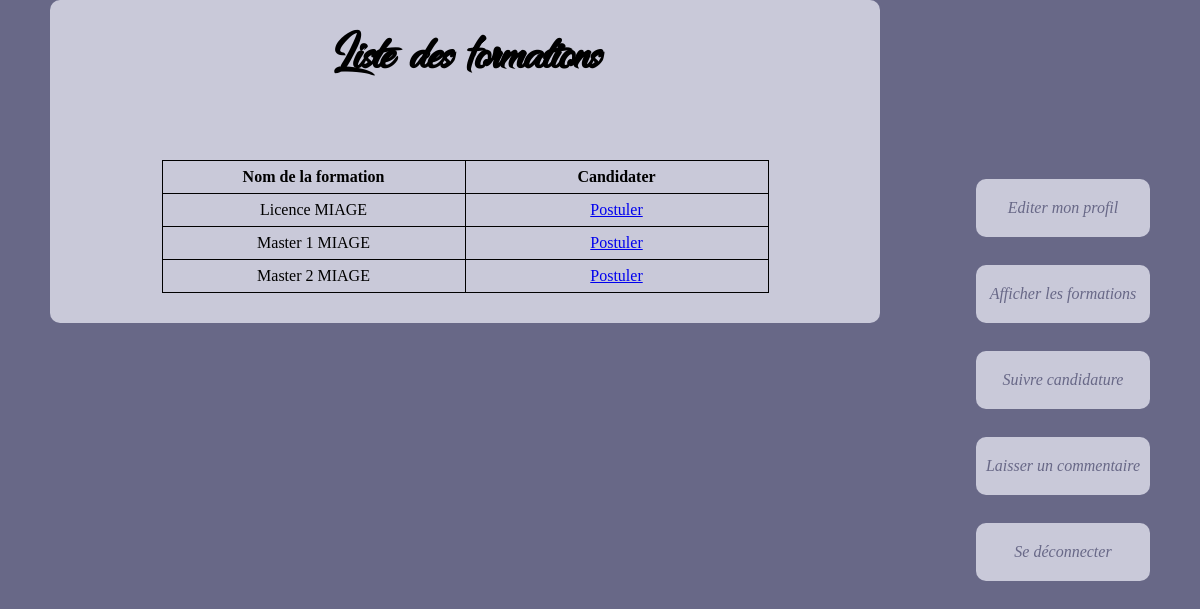
The page /formations.php on the database its author committed.
### tables this page shows
CREATE TABLE `Formation` (
  `id_formation` int(11) NOT NULL,
  `intitule_formation` varchar(70) NOT NULL
);

### formations.php (the view, shortened to what this page needs)
<?php
$bdd = new PDO('mysql:host=localhost;dbname=Projet_Php', 'root', 'root');
?>
<!DOCTYPE html>
<html>
<head>
	<link rel="stylesheet" href="Content/css/nobel.css" />
</head>
<body>
<main>
<table>
	<h1> Liste des formations </h1>
	<tr>
		<td>
			<STRONG>Nom de la formation</STRONG>
		</td>
		<td>
			<STRONG>Candidater</STRONG>
		</td>
	</tr>
	<tr>
		<?php
		echo "<br><br>";
			$formation=$bdd->prepare('SELECT * from formation');
			$formation->execute();
			while($lig = $formation->fetch()){
				echo "<tr>";
					echo "<td>".$lig['intitule_formation']."</td>";
					echo "<td><a href='addFiles.php?id_formation=".$lig['id_formation']."'>Postuler</a></td>";
				echo "</tr>";
			}
			?>
	</tr>
</table>
</main>
	<nav>
		<ul>
			<li><a href = "editerProfile.php">Editer mon profil</a></li><br>
			<li><a href = "formations.php">Afficher les formations</a></li><br>
			<li><a href = "SuiviFormations.php">Suivre candidature</a></li><br>
			<li><a href ="Commentaire.php">Laisser un commentaire</a></li><br>
			<li><a href = "Deconnexion.php">Se déconnecter</a></li><br>
		</ul>
	</nav>
</body>
</html>

### Content/css/nobel.css (style rules this page uses)
body { width : 70%; background-color : #686887; margin:auto; overflow-y: scroll ; position: relative; }
main { width : 70%; margin-left : 150px; margin-right: 100px; background-color : #C9C9D9; border-radius : 10px; padding : 30px; position: relative; }
nav { position : absolute; top : 163px; right : 0px; }
nav ul { padding-left : 20px; }
nav li { list-style-type : none; padding : 0; margin-bottom : 10px; }
nav li a { display : block; margin : 0; background-color : #C9C9D9; border-radius : 10px; padding-top : 20px; padding-bottom : 20px; padding-left : 10px; padding-right : 10px; vertical-align : middle; text-align : center; text-decoration : none; color : #686887; font-style : italic; }
h1 { font-family: "dancing_in_the_rainbow"; font-size: 3.5em; text-align: center; margin-top: 0px; }
table { border-collapse : collapse; margin : auto; }
td,th { border : 1px solid black; width : 300px; height : 30px; text-align : center; }
@media screen and (min-width: 1100px) and (max-width: 1400px) { body { width : 1100px; } }
@media screen and (min-width: 1100px) and (max-width: 1400px) { main, header { margin-left : 0px; } }

### rows shown on the page
formation: intitule_formation "Licence MIAGE"
formation: intitule_formation "Master 1 MIAGE"
formation: intitule_formation "Master 2 MIAGE"
